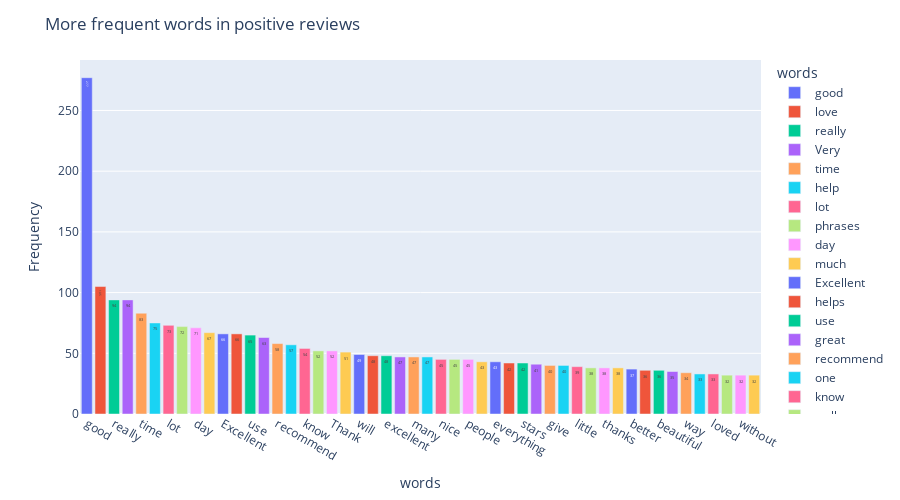

Notebook code cell kept with this figure:
### Code cell
import plotly.express as px
fig = px.bar(top_words_pos, x='words',y='Frequency',text='Frequency',color='words',
            height=500)
fig.update_layout(title_text='More frequent words in positive reviews')
fig.show()

### Figure 1 — Plotly figure (JSON) as saved in the notebook; plotly's stock layout.template omitted (floating-point values rounded to 4 significant figures)
{"data": [{"alignmentgroup": "True", "hoverlabel": {"namelength": 0}, "hovertemplate": "words=%{x}<br>Frequency=%{text}", "legendgroup": "good", "marker": {"color": "#636efa"}, "name": "good", "offsetgroup": "good", "orientation": "v", "showlegend": true, "text": [277], "textposition": "auto", "type": "bar", "x": ["good"], "xaxis": "x", "y": [277], "yaxis": "y"}, {"alignmentgroup": "True", "hoverlabel": {"namelength": 0}, "hovertemplate": "words=%{x}<br>Frequency=%{text}", "legendgroup": "love", "marker": {"color": "#EF553B"}, "name": "love", "offsetgroup": "love", "orientation": "v", "showlegend": true, "text": [105], "textposition": "auto", "type": "bar", "x": ["love"], "xaxis": "x", "y": [105], "yaxis": "y"}, {"alignmentgroup": "True", "hoverlabel": {"namelength": 0}, "hovertemplate": "words=%{x}<br>Frequency=%{text}", "legendgroup": "really", "marker": {"color": "#00cc96"}, "name": "really", "offsetgroup": "really", "orientation": "v", "showlegend": true, "text": [94], "textposition": "auto", "type": "bar", "x": ["really"], "xaxis": "x", "y": [94], "yaxis": "y"}, {"alignmentgroup": "True", "hoverlabel": {"namelength": 0}, "hovertemplate": "words=%{x}<br>Frequency=%{text}", "legendgroup": "Very", "marker": {"color": "#ab63fa"}, "name": "Very", "offsetgroup": "Very", "orientation": "v", "showlegend": true, "text": [94], "textposition": "auto", "type": "bar", "x": ["Very"], "xaxis": "x", "y": [94], "yaxis": "y"}, {"alignmentgroup": "True", "hoverlabel": {"namelength": 0}, "hovertemplate": "words=%{x}<br>Frequency=%{text}", "legendgroup": "time", "marker": {"color": "#FFA15A"}, "name": "time", "offsetgroup": "time", "orientation": "v", "showlegend": true, "text": [83], "textposition": "auto", "type": "bar", "x": ["time"], "xaxis": "x", "y": [83], "yaxis": "y"}, {"alignmentgroup": "True", "hoverlabel": {"namelength": 0}, "hovertemplate": "words=%{x}<br>Frequency=%{text}", "legendgroup": "help", "marker": {"color": "#19d3f3"}, "name": "help", "offsetgroup": "help", "orientation": "v", "showlegend": true, "text": [75], "textposition": "auto", "type": "bar", "x": ["help"], "xaxis": "x", "y": [75], "yaxis": "y"}, {"alignmentgroup": "True", "hoverlabel": {"namelength": 0}, "hovertemplate": "words=%{x}<br>Frequency=%{text}", "legendgroup": "lot", "marker": {"color": "#FF6692"}, "name": "lot", "offsetgroup": "lot", "orientation": "v", "showlegend": true, "text": [73], "textposition": "auto", "type": "bar", "x": ["lot"], "xaxis": "x", "y": [73], "yaxis": "y"}, {"alignmentgroup": "True", "hoverlabel": {"namelength": 0}, "hovertemplate": "words=%{x}<br>Frequency=%{text}", "legendgroup": "phrases", "marker": {"color": "#B6E880"}, "name": "phrases", "offsetgroup": "phrases", "orientation": "v", "showlegend": true, "text": [72], "textposition": "auto", "type": "bar", "x": ["phrases"], "xaxis": "x", "y": [72], "yaxis": "y"}, {"alignmentgroup": "True", "hoverlabel": {"namelength": 0}, "hovertemplate": "words=%{x}<br>Frequency=%{text}", "legendgroup": "day", "marker": {"color": "#FF97FF"}, "name": "day", "offsetgroup": "day", "orientation": "v", "showlegend": true, "text": [71], "textposition": "auto", "type": "bar", "x": ["day"], "xaxis": "x", "y": [71], "yaxis": "y"}, {"alignmentgroup": "True", "hoverlabel": {"namelength": 0}, "hovertemplate": "words=%{x}<br>Frequency=%{text}", "legendgroup": "much", "marker": {"color": "#FECB52"}, "name": "much", "offsetgroup": "much", "orientation": "v", "showlegend": true, "text": [67], "textposition": "auto", "type": "bar", "x": ["much"], "xaxis": "x", "y": [67], "yaxis": "y"}, {"alignmentgroup": "True", "hoverlabel": {"namelength": 0}, "hovertemplate": "words=%{x}<br>Frequency=%{text}", "legendgroup": "Excellent", "marker": {"color": "#636efa"}, "name": "Excellent", "offsetgroup": "Excellent", "orientation": "v", "showlegend": true, "text": [66], "textposition": "auto", "type": "bar", "x": ["Excellent"], "xaxis": "x", "y": [66], "yaxis": "y"}, {"alignmentgroup": "True", "hoverlabel": {"namelength": 0}, "hovertemplate": "words=%{x}<br>Frequency=%{text}", "legendgroup": "helps", "marker": {"color": "#EF553B"}, "name": "helps", "offsetgroup": "helps", "orientation": "v", "showlegend": true, "text": [66], "textposition": "auto", "type": "bar", "x": ["helps"], "xaxis": "x", "y": [66], "yaxis": "y"}, {"alignmentgroup": "True", "hoverlabel": {"namelength": 0}, "hovertemplate": "words=%{x}<br>Frequency=%{text}", "legendgroup": "use", "marker": {"color": "#00cc96"}, "name": "use", "offsetgroup": "use", "orientation": "v", "showlegend": true, "text": [65], "textposition": "auto", "type": "bar", "x": ["use"], "xaxis": "x", "y": [65], "yaxis": "y"}, {"alignmentgroup": "True", "hoverlabel": {"namelength": 0}, "hovertemplate": "words=%{x}<br>Frequency=%{text}", "legendgroup": "great", "marker": {"color": "#ab63fa"}, "name": "great", "offsetgroup": "great", "orientation": "v", "showlegend": true, "text": [63], "textposition": "auto", "type": "bar", "x": ["great"], "xaxis": "x", "y": [63], "yaxis": "y"}, {"alignmentgroup": "True", "hoverlabel": {"namelength": 0}, "hovertemplate": "words=%{x}<br>Frequency=%{text}", "legendgroup": "recommend", "marker": {"color": "#FFA15A"}, "name": "recommend", "offsetgroup": "recommend", "orientation": "v", "showlegend": true, "text": [58], "textposition": "auto", "type": "bar", "x": ["recommend"], "xaxis": "x", "y": [58], "yaxis": "y"}, {"alignmentgroup": "True", "hoverlabel": {"namelength": 0}, "hovertemplate": "words=%{x}<br>Frequency=%{text}", "legendgroup": "one", "marker": {"color": "#19d3f3"}, "name": "one", "offsetgroup": "one", "orientation": "v", "showlegend": true, "text": [57], "textposition": "auto", "type": "bar", "x": ["one"], "xaxis": "x", "y": [57], "yaxis": "y"}, {"alignmentgroup": "True", "hoverlabel": {"namelength": 0}, "hovertemplate": "words=%{x}<br>Frequency=%{text}", "legendgroup": "know", "marker": {"color": "#FF6692"}, "name": "know", "offsetgroup": "know", "orientation": "v", "showlegend": true, "text": [54], "textposition": "auto", "type": "bar", "x": ["know"], "xaxis": "x", "y": [54], "yaxis": "y"}, {"alignmentgroup": "True", "hoverlabel": {"namelength": 0}, "hovertemplate": "words=%{x}<br>Frequency=%{text}", "legendgroup": "well", "marker": {"color": "#B6E880"}, "name": "well", "offsetgroup": "well", "orientation": "v", "showlegend": true, "text": [52], "textposition": "auto", "type": "bar", "x": ["well"], "xaxis": "x", "y": [52], "yaxis": "y"}, {"alignmentgroup": "True", "hoverlabel": {"namelength": 0}, "hovertemplate": "words=%{x}<br>Frequency=%{text}", "legendgroup": "Thank", "marker": {"color": "#FF97FF"}, "name": "Thank", "offsetgroup": "Thank", "orientation": "v", "showlegend": true, "text": [52], "textposition": "auto", "type": "bar", "x": ["Thank"], "xaxis": "x", "y": [52], "yaxis": "y"}, {"alignmentgroup": "True", "hoverlabel": {"namelength": 0}, "hovertemplate": "words=%{x}<br>Frequency=%{text}", "legendgroup": "things", "marker": {"color": "#FECB52"}, "name": "things", "offsetgroup": "things", "orientation": "v", "showlegend": true, "text": [51], "textposition": "auto", "type": "bar", "x": ["things"], "xaxis": "x", "y": [51], "yaxis": "y"}, {"alignmentgroup": "True", "hoverlabel": {"namelength": 0}, "hovertemplate": "words=%{x}<br>Frequency=%{text}", "legendgroup": "will", "marker": {"color": "#636efa"}, "name": "will", "offsetgroup": "will", "orientation": "v", "showlegend": true, "text": [49], "textposition": "auto", "type": "bar", "x": ["will"], "xaxis": "x", "y": [49], "yaxis": "y"}, {"alignmentgroup": "True", "hoverlabel": {"namelength": 0}, "hovertemplate": "words=%{x}<br>Frequency=%{text}", "legendgroup": "feel", "marker": {"color": "#EF553B"}, "name": "feel", "offsetgroup": "feel", "orientation": "v", "showlegend": true, "text": [48], "textposition": "auto", "type": "bar", "x": ["feel"], "xaxis": "x", "y": [48], "yaxis": "y"}, {"alignmentgroup": "True", "hoverlabel": {"namelength": 0}, "hovertemplate": "words=%{x}<br>Frequency=%{text}", "legendgroup": "excellent", "marker": {"color": "#00cc96"}, "name": "excellent", "offsetgroup": "excellent", "orientation": "v", "showlegend": true, "text": [48], "textposition": "auto", "type": "bar", "x": ["excellent"], "xaxis": "x", "y": [48], "yaxis": "y"}, {"alignmentgroup": "True", "hoverlabel": {"namelength": 0}, "hovertemplate": "words=%{x}<br>Frequency=%{text}", "legendgroup": "put", "marker": {"color": "#ab63fa"}, "name": "put", "offsetgroup": "put", "orientation": "v", "showlegend": true, "text": [47], "textposition": "auto", "type": "bar", "x": ["put"], "xaxis": "x", "y": [47], "yaxis": "y"}, {"alignmentgroup": "True", "hoverlabel": {"namelength": 0}, "hovertemplate": "words=%{x}<br>Frequency=%{text}", "legendgroup": "many", "marker": {"color": "#FFA15A"}, "name": "many", "offsetgroup": "many", "orientation": "v", "showlegend": true, "text": [47], "textposition": "auto", "type": "bar", "x": ["many"], "xaxis": "x", "y": [47], "yaxis": "y"}, {"alignmentgroup": "True", "hoverlabel": {"namelength": 0}, "hovertemplate": "words=%{x}<br>Frequency=%{text}", "legendgroup": "think", "marker": {"color": "#19d3f3"}, "name": "think", "offsetgroup": "think", "orientation": "v", "showlegend": true, "text": [47], "textposition": "auto", "type": "bar", "x": ["think"], "xaxis": "x", "y": [47], "yaxis": "y"}, {"alignmentgroup": "True", "hoverlabel": {"namelength": 0}, "hovertemplate": "words=%{x}<br>Frequency=%{text}", "legendgroup": "nice", "marker": {"color": "#FF6692"}, "name": "nice", "offsetgroup": "nice", "orientation": "v", "showlegend": true, "text": [45], "textposition": "auto", "type": "bar", "x": ["nice"], "xaxis": "x", "y": [45], "yaxis": "y"}, {"alignmentgroup": "True", "hoverlabel": {"namelength": 0}, "hovertemplate": "words=%{x}<br>Frequency=%{text}", "legendgroup": "every", "marker": {"color": "#B6E880"}, "name": "every", "offsetgroup": "every", "orientation": "v", "showlegend": true, "text": [45], "textposition": "auto", "type": "bar", "x": ["every"], "xaxis": "x", "y": [45], "yaxis": "y"}, {"alignmentgroup": "True", "hoverlabel": {"namelength": 0}, "hovertemplate": "words=%{x}<br>Frequency=%{text}", "legendgroup": "people", "marker": {"color": "#FF97FF"}, "name": "people", "offsetgroup": "people", "orientation": "v", "showlegend": true, "text": [45], "textposition": "auto", "type": "bar", "x": ["people"], "xaxis": "x", "y": [45], "yaxis": "y"}, {"alignmentgroup": "True", "hoverlabel": {"namelength": 0}, "hovertemplate": "words=%{x}<br>Frequency=%{text}", "legendgroup": "best", "marker": {"color": "#FECB52"}, "name": "best", "offsetgroup": "best", "orientation": "v", "showlegend": true, "text": [43], "textposition": "auto", "type": "bar", "x": ["best"], "xaxis": "x", "y": [43], "yaxis": "y"}, {"alignmentgroup": "True", "hoverlabel": {"namelength": 0}, "hovertemplate": "words=%{x}<br>Frequency=%{text}", "legendgroup": "everything", "marker": {"color": "#636efa"}, "name": "everything", "offsetgroup": "everything", "orientation": "v", "showlegend": true, "text": [43], "textposition": "auto", "type": "bar", "x": ["everything"], "xaxis": "x", "y": [43], "yaxis": "y"}, {"alignmentgroup": "True", "hoverlabel": {"namelength": 0}, "hovertemplate": "words=%{x}<br>Frequency=%{text}", "legendgroup": "useful", "marker": {"color": "#EF553B"}, "name": "useful", "offsetgroup": "useful", "orientation": "v", "showlegend": true, "text": [42], "textposition": "auto", "type": "bar", "x": ["useful"], "xaxis": "x", "y": [42], "yaxis": "y"}, {"alignmentgroup": "True", "hoverlabel": {"namelength": 0}, "hovertemplate": "words=%{x}<br>Frequency=%{text}", "legendgroup": "stars", "marker": {"color": "#00cc96"}, "name": "stars", "offsetgroup": "stars", "orientation": "v", "showlegend": true, "text": [42], "textposition": "auto", "type": "bar", "x": ["stars"], "xaxis": "x", "y": [42], "yaxis": "y"}, {"alignmentgroup": "True", "hoverlabel": {"namelength": 0}, "hovertemplate": "words=%{x}<br>Frequency=%{text}", "legendgroup": "This", "marker": {"color": "#ab63fa"}, "name": "This", "offsetgroup": "This", "orientation": "v", "showlegend": true, "text": [41], "textposition": "auto", "type": "bar", "x": ["This"], "xaxis": "x", "y": [41], "yaxis": "y"}, {"alignmentgroup": "True", "hoverlabel": {"namelength": 0}, "hovertemplate": "words=%{x}<br>Frequency=%{text}", "legendgroup": "give", "marker": {"color": "#FFA15A"}, "name": "give", "offsetgroup": "give", "orientation": "v", "showlegend": true, "text": [40], "textposition": "auto", "type": "bar", "x": ["give"], "xaxis": "x", "y": [40], "yaxis": "y"}, {"alignmentgroup": "True", "hoverlabel": {"namelength": 0}, "hovertemplate": "words=%{x}<br>Frequency=%{text}", "legendgroup": "life", "marker": {"color": "#19d3f3"}, "name": "life", "offsetgroup": "life", "orientation": "v", "showlegend": true, "text": [40], "textposition": "auto", "type": "bar", "x": ["life"], "xaxis": "x", "y": [40], "yaxis": "y"}, {"alignmentgroup": "True", "hoverlabel": {"namelength": 0}, "hovertemplate": "words=%{x}<br>Frequency=%{text}", "legendgroup": "little", "marker": {"color": "#FF6692"}, "name": "little", "offsetgroup": "little", "orientation": "v", "showlegend": true, "text": [39], "textposition": "auto", "type": "bar", "x": ["little"], "xaxis": "x", "y": [39], "yaxis": "y"}, {"alignmentgroup": "True", "hoverlabel": {"namelength": 0}, "hovertemplate": "words=%{x}<br>Frequency=%{text}", "legendgroup": "free", "marker": {"color": "#B6E880"}, "name": "free", "offsetgroup": "free", "orientation": "v", "showlegend": true, "text": [38], "textposition": "auto", "type": "bar", "x": ["free"], "xaxis": "x", "y": [38], "yaxis": "y"}, {"alignmentgroup": "True", "hoverlabel": {"namelength": 0}, "hovertemplate": "words=%{x}<br>Frequency=%{text}", "legendgroup": "thanks", "marker": {"color": "#FF97FF"}, "name": "thanks", "offsetgroup": "thanks", "orientation": "v", "showlegend": true, "text": [38], "textposition": "auto", "type": "bar", "x": ["thanks"], "xaxis": "x", "y": [38], "yaxis": "y"}, {"alignmentgroup": "True", "hoverlabel": {"namelength": 0}, "hovertemplate": "words=%{x}<br>Frequency=%{text}", "legendgroup": "want", "marker": {"color": "#FECB52"}, "name": "want", "offsetgroup": "want", "orientation": "v", "showlegend": true, "text": [38], "textposition": "auto", "type": "bar", "x": ["want"], "xaxis": "x", "y": [38], "yaxis": "y"}, {"alignmentgroup": "True", "hoverlabel": {"namelength": 0}, "hovertemplate": "words=%{x}<br>Frequency=%{text}", "legendgroup": "better", "marker": {"color": "#636efa"}, "name": "better", "offsetgroup": "better", "orientation": "v", "showlegend": true, "text": [37], "textposition": "auto", "type": "bar", "x": ["better"], "xaxis": "x", "y": [37], "yaxis": "y"}, {"alignmentgroup": "True", "hoverlabel": {"namelength": 0}, "hovertemplate": "words=%{x}<br>Frequency=%{text}", "legendgroup": "Spanish", "marker": {"color": "#EF553B"}, "name": "Spanish", "offsetgroup": "Spanish", "orientation": "v", "showlegend": true, "text": [36], "textposition": "auto", "type": "bar", "x": ["Spanish"], "xaxis": "x", "y": [36], "yaxis": "y"}, {"alignmentgroup": "True", "hoverlabel": {"namelength": 0}, "hovertemplate": "words=%{x}<br>Frequency=%{text}", "legendgroup": "beautiful", "marker": {"color": "#00cc96"}, "name": "beautiful", "offsetgroup": "beautiful", "orientation": "v", "showlegend": true, "text": [36], "textposition": "auto", "type": "bar", "x": ["beautiful"], "xaxis": "x", "y": [36], "yaxis": "y"}, {"alignmentgroup": "True", "hoverlabel": {"namelength": 0}, "hovertemplate": "words=%{x}<br>Frequency=%{text}", "legendgroup": "see", "marker": {"color": "#ab63fa"}, "name": "see", "offsetgroup": "see", "orientation": "v", "showlegend": true, "text": [35], "textposition": "auto", "type": "bar", "x": ["see"], "xaxis": "x", "y": [35], "yaxis": "y"}, {"alignmentgroup": "True", "hoverlabel": {"namelength": 0}, "hovertemplate": "words=%{x}<br>Frequency=%{text}", "legendgroup": "way", "marker": {"color": "#FFA15A"}, "name": "way", "offsetgroup": "way", "orientation": "v", "showlegend": true, "text": [34], "textposition": "auto", "type": "bar", "x": ["way"], "xaxis": "x", "y": [34], "yaxis": "y"}, {"alignmentgroup": "True", "hoverlabel": {"namelength": 0}, "hovertemplate": "words=%{x}<br>Frequency=%{text}", "legendgroup": "content", "marker": {"color": "#19d3f3"}, "name": "content", "offsetgroup": "content", "orientation": "v", "showlegend": true, "text": [33], "textposition": "auto", "type": "bar", "x": ["content"], "xaxis": "x", "y": [33], "yaxis": "y"}, {"alignmentgroup": "True", "hoverlabel": {"namelength": 0}, "hovertemplate": "words=%{x}<br>Frequency=%{text}", "legendgroup": "loved", "marker": {"color": "#FF6692"}, "name": "loved", "offsetgroup": "loved", "orientation": "v", "showlegend": true, "text": [33], "textposition": "auto", "type": "bar", "x": ["loved"], "xaxis": "x", "y": [33], "yaxis": "y"}, {"alignmentgroup": "True", "hoverlabel": {"namelength": 0}, "hovertemplate": "words=%{x}<br>Frequency=%{text}", "legendgroup": "helped", "marker": {"color": "#B6E880"}, "name": "helped", "offsetgroup": "helped", "orientation": "v", "showlegend": true, "text": [32], "textposition": "auto", "type": "bar", "x": ["helped"], "xaxis": "x", "y": [32], "yaxis": "y"}, {"alignmentgroup": "True", "hoverlabel": {"namelength": 0}, "hovertemplate": "words=%{x}<br>Frequency=%{text}", "legendgroup": "without", "marker": {"color": "#FF97FF"}, "name": "without", "offsetgroup": "without", "orientation": "v", "showlegend": true, "text": [32], "textposition": "auto", "type": "bar", "x": ["without"], "xaxis": "x", "y": [32], "yaxis": "y"}, {"alignmentgroup": "True", "hoverlabel": {"namelength": 0}, "hovertemplate": "words=%{x}<br>Frequency=%{text}", "legendgroup": "simple", "marker": {"color": "#FECB52"}, "name": "simple", "offsetgroup": "simple", "orientation": "v", "showlegend": true, "text": [32], "textposition": "auto", "type": "bar", "x": ["simple"], "xaxis": "x", "y": [32], "yaxis": "y"}], "layout": {"barmode": "relative", "height": 500, "legend": {"title": {"text": "words"}, "tracegroupgap": 0}, "margin": {"t": 60}, "title": {"text": "More frequent words in positive reviews"}, "xaxis": {"anchor": "y", "categoryarray": ["good", "love", "really", "Very", "time", "help", "lot", "phrases", "day", "much", "Excellent", "helps", "use", "great", "recommend", "one", "know", "well", "Thank", "things", "will", "feel", "excellent", "put", "many", "think", "nice", "every", "people", "best", "everything", "useful", "stars", "This", "give", "life", "little", "free", "thanks", "want", "better", "Spanish", "beautiful", "see", "way", "content", "loved", "helped", "without", "simple"], "categoryorder": "array", "domain": [0, 1], "title": {"text": "words"}}, "yaxis": {"anchor": "x", "domain": [0, 1], "title": {"text": "Frequency"}}}}
